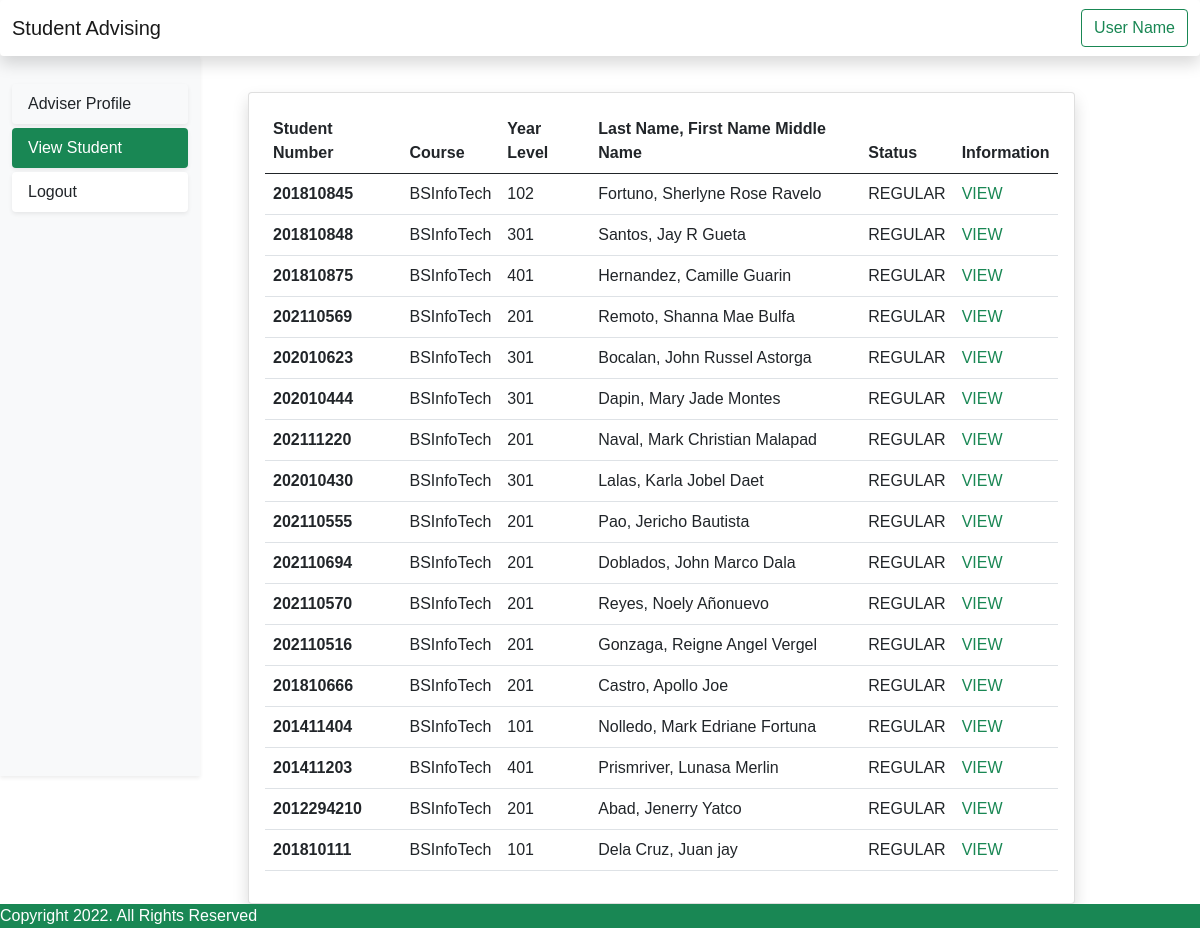
The app's page /viewstudents, older data.
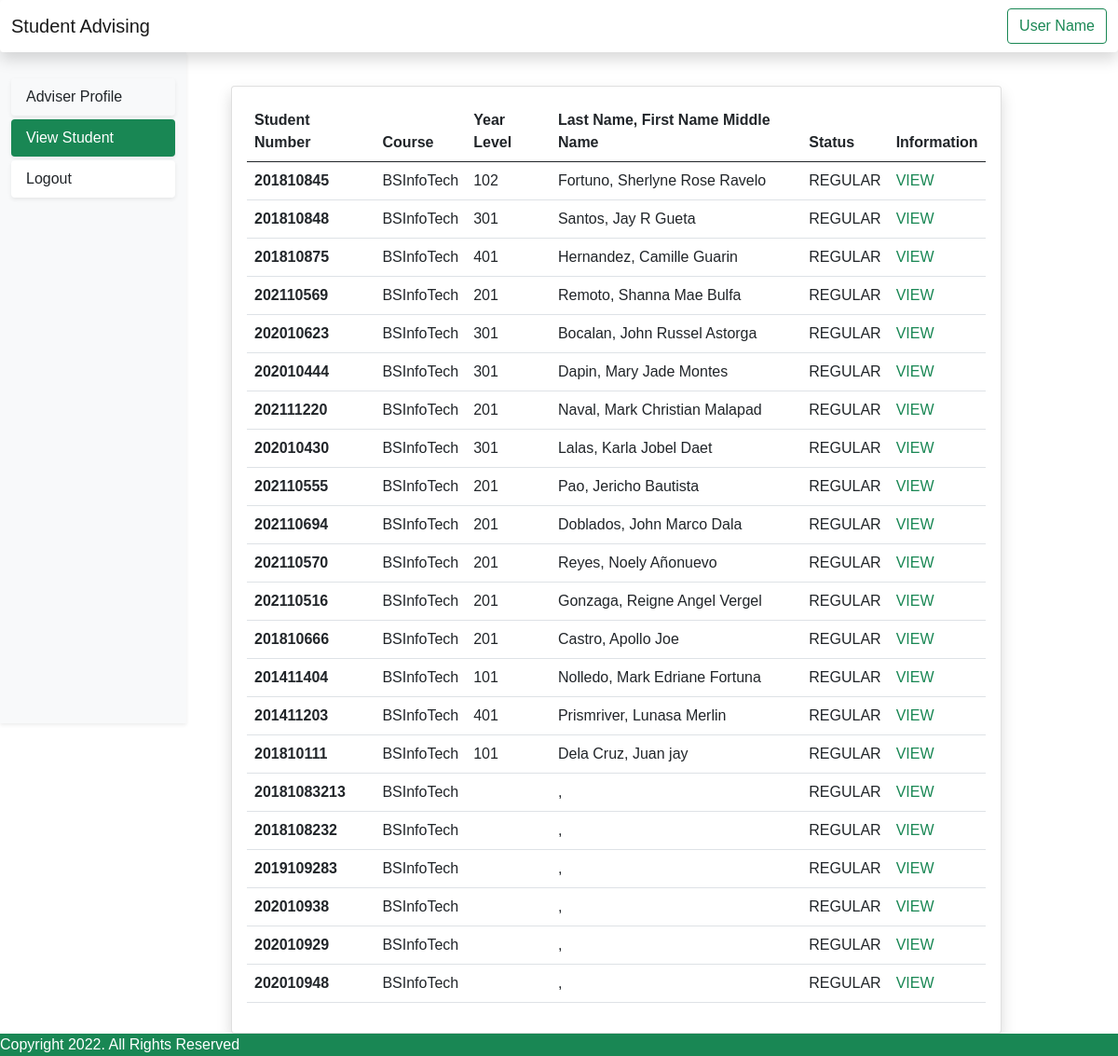
The same page, newer data.
### accounts/models.py (models this page shows)
class studentprof(models.Model):
    user = models.OneToOneField(User, null=True , on_delete=models.CASCADE)
    user_fname = models.CharField(max_length=200, verbose_name='First Name')
    user_mname = models.CharField(max_length=200, verbose_name='Middle Name')
    user_lname = models.CharField(max_length=200, verbose_name='Last Name')
    user_course = models.CharField(max_length=200, verbose_name='Course')
    user_yrandsec = models.CharField(max_length=200, verbose_name='Year')
    user_section = models.CharField(max_length=200, verbose_name='Section', null=True)
    user_address = models.CharField(max_length=200, verbose_name='Address')
    user_cnumber = models.CharField(max_length=200, verbose_name='Contact Number')
    def __str__(self):
        return f'{self.user_fname} {self.user_mname} {self.user_lname}'

### accounts/views.py (the view)
# urls.py: path('viewstudents',views.viewstudents, name='viewstudent'),
def viewstudents(request):
    studentprofs = studentprof.objects.all()
    print(studentprofs)
    return render(request, 'accounts/ViewStudent.html', {'studentprofs': studentprofs})

### accounts/templates/accounts/ViewStudent.html (shortened to what this page needs)
{% load static %}
<!doctype html>
<html lang="en">
  <head>
    <link href="https://cdn.jsdelivr.net/npm/bootstrap@5.0.2/dist/css/bootstrap.min.css" rel="stylesheet">
    <link rel="stylesheet" href="{% static 'css/style.css'%}">
  </head>
  <body>
    <nav class="navbar navbar-light bg-light shadow bg-body rounded">
      <div class="container-fluid">
        <a class="navbar-brand">Student Advising</a>
        <form class="d-flex">
          <button class="btn btn-outline-success" type="submit">User Name</button>
        </form>
      </div>
    </nav>
    <div class="container-fluid">
        <div class="row">
            <nav class="col-md-3 col-lg-2 d-md-block sidebar collapse bg-light shadow-sm" style="height: 100%;">
                <div class="d-flex flex-column position-sticky pt-4" style="height:90vh;" >
                    <ul class="nav nav-pills flex-column mb-auto">
                        <li class="nav-item">
                            <a href="{% url 'adviserprof' %}" class="nav-link text-dark shadow-sm mt-1 rounded">Adviser Profile</a>
                        </li>
                        <li>
                            <a href="{% url 'viewstudent' %}" class="nav-link text-white shadow-sm mt-1 rounded" style="background: #198754;" aria-current="page">View Student</a>
                        </li>
                        <li>
                            <a href="{% url 'logout' %}" class="nav-link text-dark shadow-sm mt-1 bg-body rounded">Logout</a>
                        </li>
                    </ul>
              </div>
            </nav>
            <main class="col-md-9 ms-sm-auto col-lg-10 px-md-5" style="overflow-y: auto; margin-top: 2.5vh;">
              <div class="row">
                <div class="col-md-11">
                    <div class="card shadow mt-3">
                        <div class="card-body">
                            <table class="table table-hover">
                                <thead>
                                  <tr>
                                    <th scope="col">Student Number</th>
                                    <th scope="col">Course</th>
                                    <th scope="col">Year Level</th>
                                    <th scope="col">Last Name, First Name Middle Name</th>
                                    <th scope="col">Status</th>
                                    <th scope="col">Information</th>
                                  </tr>
                                </thead>
                                <tbody>
                                  {% for profs in studentprofs%}
                                  <tr>
                                    <th scope="row">{{profs.user}}</th>
                                    <td>BSInfoTech</td>
                                    <td>{{profs.user_yrandsec}}</td>
                                    <td class="text-transform: uppercase;">{{profs.user_lname}}, {{profs.user_fname}} {{profs.user_mname}}</td>
                                    <td>REGULAR</td>
                                    <td class="text-success"> <a href="{% url 'studentinfo' profs.id %}" class="text-decoration-none text-success"> VIEW</a></td>
                                  </tr>
                                  {% endfor %}
                                </tbody>
                            </table>
                        </div>
                    </div>
                </div>
              </div>
            </main>
    </div>
</div>
  <div class="bg-success text-white">
      <text> Copyright 2022. All Rights Reserved </text>
  </div>
  </body>
</html>

### static/css/style.css (style rules this page uses)
body { font-family: "Arial"; background-color: rgb(255, 255, 255) ; }

Row changes from the older to the newer data that the page shows:
removed studentprof: user "2012294210", user_yrandsec "201", user_lname "Abad", user_fname "Jenerry", user_mname "Yatco"
added studentprof: user "20181083213"
added studentprof: user "2018108232"
added studentprof: user "2019109283"
added studentprof: user "202010938"
added studentprof: user "202010929"
added studentprof: user "202010948"
